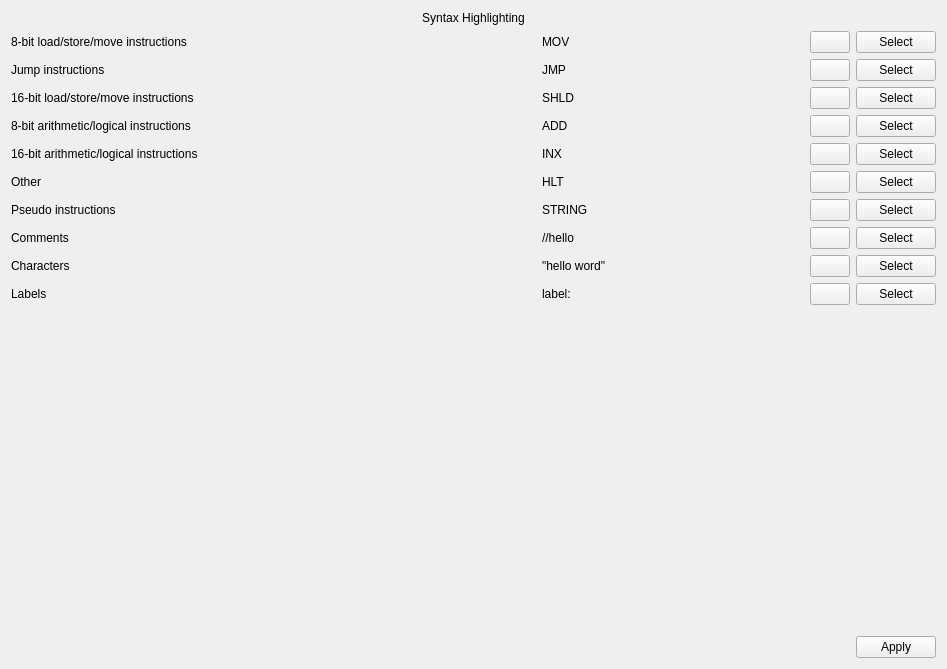
<?xml version="1.0" encoding="UTF-8"?>
<ui version="4.0">
 <class>SyntaxHighlightingSettings</class>
 <widget class="QWidget" name="SyntaxHighlightingSettings">
  <property name="geometry">
   <rect>
    <x>0</x>
    <y>0</y>
    <width>947</width>
    <height>669</height>
   </rect>
  </property>
  <property name="windowTitle">
   <string>Form</string>
  </property>
  <property name="locale">
   <locale language="English" country="UnitedStates"/>
  </property>
  <layout class="QVBoxLayout" name="verticalLayout">
   <item>
    <widget class="QLabel" name="label">
     <property name="text">
      <string>Syntax Highlighting</string>
     </property>
     <property name="alignment">
      <set>Qt::AlignCenter</set>
     </property>
    </widget>
   </item>
   <item>
    <layout class="QHBoxLayout" name="horizontalLayout" stretch="2,1,0,0">
     <item>
      <widget class="QLabel" name="label_2">
       <property name="text">
        <string>8-bit load/store/move instructions</string>
       </property>
      </widget>
     </item>
     <item>
      <widget class="QLabel" name="bit8lsmInstLabel">
       <property name="text">
        <string>MOV</string>
       </property>
      </widget>
     </item>
     <item>
      <widget class="QPushButton" name="reset8lsm">
       <property name="text">
        <string/>
       </property>
       <property name="icon">
        <iconset theme="system-reboot"/>
       </property>
      </widget>
     </item>
     <item>
      <widget class="QPushButton" name="selectColor8lsm">
       <property name="text">
        <string>Select</string>
       </property>
      </widget>
     </item>
    </layout>
   </item>
   <item>
    <layout class="QHBoxLayout" name="horizontalLayout_2" stretch="2,1,0,0">
     <item>
      <widget class="QLabel" name="label_3">
       <property name="text">
        <string>Jump instructions</string>
       </property>
      </widget>
     </item>
     <item>
      <widget class="QLabel" name="jmpcallInstLabel">
       <property name="text">
        <string>JMP</string>
       </property>
      </widget>
     </item>
     <item>
      <widget class="QPushButton" name="resetJMP">
       <property name="text">
        <string/>
       </property>
       <property name="icon">
        <iconset theme="system-reboot"/>
       </property>
      </widget>
     </item>
     <item>
      <widget class="QPushButton" name="selectColorJMP">
       <property name="text">
        <string>Select</string>
       </property>
      </widget>
     </item>
    </layout>
   </item>
   <item>
    <layout class="QHBoxLayout" name="horizontalLayout_3" stretch="2,1,0,0">
     <item>
      <widget class="QLabel" name="label_4">
       <property name="text">
        <string>16-bit load/store/move instructions</string>
       </property>
      </widget>
     </item>
     <item>
      <widget class="QLabel" name="bit16lsmInstLabel">
       <property name="text">
        <string>SHLD</string>
       </property>
      </widget>
     </item>
     <item>
      <widget class="QPushButton" name="reset16lsm">
       <property name="text">
        <string/>
       </property>
       <property name="icon">
        <iconset theme="system-reboot"/>
       </property>
      </widget>
     </item>
     <item>
      <widget class="QPushButton" name="selectColor16lsm">
       <property name="text">
        <string>Select</string>
       </property>
      </widget>
     </item>
    </layout>
   </item>
   <item>
    <layout class="QHBoxLayout" name="horizontalLayout_4" stretch="2,1,0,0">
     <item>
      <widget class="QLabel" name="label_5">
       <property name="text">
        <string>8-bit arithmetic/logical instructions</string>
       </property>
      </widget>
     </item>
     <item>
      <widget class="QLabel" name="bit8alInstLabel">
       <property name="text">
        <string>ADD</string>
       </property>
      </widget>
     </item>
     <item>
      <widget class="QPushButton" name="reset8al">
       <property name="text">
        <string/>
       </property>
       <property name="icon">
        <iconset theme="system-reboot"/>
       </property>
      </widget>
     </item>
     <item>
      <widget class="QPushButton" name="selectColor8al">
       <property name="text">
        <string>Select</string>
       </property>
      </widget>
     </item>
    </layout>
   </item>
   <item>
    <layout class="QHBoxLayout" name="horizontalLayout_5" stretch="2,1,0,0">
     <item>
      <widget class="QLabel" name="label_6">
       <property name="text">
        <string>16-bit arithmetic/logical instructions</string>
       </property>
      </widget>
     </item>
     <item>
      <widget class="QLabel" name="bit16alInstLabel">
       <property name="text">
        <string>INX</string>
       </property>
      </widget>
     </item>
     <item>
      <widget class="QPushButton" name="reset16al">
       <property name="text">
        <string/>
       </property>
       <property name="icon">
        <iconset theme="system-reboot"/>
       </property>
      </widget>
     </item>
     <item>
      <widget class="QPushButton" name="selectColor16al">
       <property name="text">
        <string>Select</string>
       </property>
      </widget>
     </item>
    </layout>
   </item>
   <item>
    <layout class="QHBoxLayout" name="horizontalLayout_6" stretch="2,1,0,0">
     <item>
      <widget class="QLabel" name="label_7">
       <property name="text">
        <string>Other</string>
       </property>
      </widget>
     </item>
     <item>
      <widget class="QLabel" name="miscInstLabel">
       <property name="text">
        <string>HLT</string>
       </property>
      </widget>
     </item>
     <item>
      <widget class="QPushButton" name="resetmiscInst">
       <property name="text">
        <string/>
       </property>
       <property name="icon">
        <iconset theme="system-reboot"/>
       </property>
      </widget>
     </item>
     <item>
      <widget class="QPushButton" name="selectColormisc">
       <property name="text">
        <string>Select</string>
       </property>
      </widget>
     </item>
    </layout>
   </item>
   <item>
    <layout class="QHBoxLayout" name="horizontalLayout_7" stretch="2,1,0,0">
     <item>
      <widget class="QLabel" name="label_8">
       <property name="text">
        <string>Pseudo instructions</string>
       </property>
      </widget>
     </item>
     <item>
      <widget class="QLabel" name="pInstLabel">
       <property name="text">
        <string>STRING</string>
       </property>
      </widget>
     </item>
     <item>
      <widget class="QPushButton" name="resetpInst">
       <property name="text">
        <string/>
       </property>
       <property name="icon">
        <iconset theme="system-reboot"/>
       </property>
      </widget>
     </item>
     <item>
      <widget class="QPushButton" name="selectColorpinst">
       <property name="text">
        <string>Select</string>
       </property>
      </widget>
     </item>
    </layout>
   </item>
   <item>
    <layout class="QHBoxLayout" name="horizontalLayout_8" stretch="2,1,0,0">
     <item>
      <widget class="QLabel" name="label_9">
       <property name="text">
        <string>Comments</string>
       </property>
      </widget>
     </item>
     <item>
      <widget class="QLabel" name="commentLabel">
       <property name="text">
        <string>//hello</string>
       </property>
      </widget>
     </item>
     <item>
      <widget class="QPushButton" name="resetcomm">
       <property name="text">
        <string/>
       </property>
       <property name="icon">
        <iconset theme="system-reboot"/>
       </property>
      </widget>
     </item>
     <item>
      <widget class="QPushButton" name="selectColorcomm">
       <property name="text">
        <string>Select</string>
       </property>
      </widget>
     </item>
    </layout>
   </item>
   <item>
    <layout class="QHBoxLayout" name="horizontalLayout_10" stretch="2,1,0,0">
     <item>
      <widget class="QLabel" name="label_12">
       <property name="text">
        <string>Characters</string>
       </property>
      </widget>
     </item>
     <item>
      <widget class="QLabel" name="charsLabel">
       <property name="text">
        <string>&quot;hello word&quot;</string>
       </property>
      </widget>
     </item>
     <item>
      <widget class="QPushButton" name="resetChars">
       <property name="text">
        <string/>
       </property>
       <property name="icon">
        <iconset theme="view-refresh"/>
       </property>
      </widget>
     </item>
     <item>
      <widget class="QPushButton" name="selectColorChars">
       <property name="text">
        <string>Select</string>
       </property>
      </widget>
     </item>
    </layout>
   </item>
   <item>
    <layout class="QHBoxLayout" name="horizontalLayout_11" stretch="2,1,0,0">
     <item>
      <widget class="QLabel" name="label_10">
       <property name="text">
        <string>Labels</string>
       </property>
      </widget>
     </item>
     <item>
      <widget class="QLabel" name="labelsLabel">
       <property name="text">
        <string>label:</string>
       </property>
      </widget>
     </item>
     <item>
      <widget class="QPushButton" name="resetLabels">
       <property name="text">
        <string/>
       </property>
       <property name="icon">
        <iconset theme="system-reboot"/>
       </property>
      </widget>
     </item>
     <item>
      <widget class="QPushButton" name="selectColorLabels">
       <property name="text">
        <string>Select</string>
       </property>
      </widget>
     </item>
    </layout>
   </item>
   <item>
    <spacer name="verticalSpacer">
     <property name="orientation">
      <enum>Qt::Vertical</enum>
     </property>
     <property name="sizeHint" stdset="0">
      <size>
       <width>20</width>
       <height>40</height>
      </size>
     </property>
    </spacer>
   </item>
   <item>
    <layout class="QHBoxLayout" name="horizontalLayout_9">
     <item>
      <spacer name="horizontalSpacer">
       <property name="orientation">
        <enum>Qt::Horizontal</enum>
       </property>
       <property name="sizeHint" stdset="0">
        <size>
         <width>40</width>
         <height>20</height>
        </size>
       </property>
      </spacer>
     </item>
     <item>
      <widget class="QPushButton" name="applyButton">
       <property name="text">
        <string>Apply</string>
       </property>
      </widget>
     </item>
    </layout>
   </item>
  </layout>
 </widget>
 <resources/>
 <connections/>
</ui>
